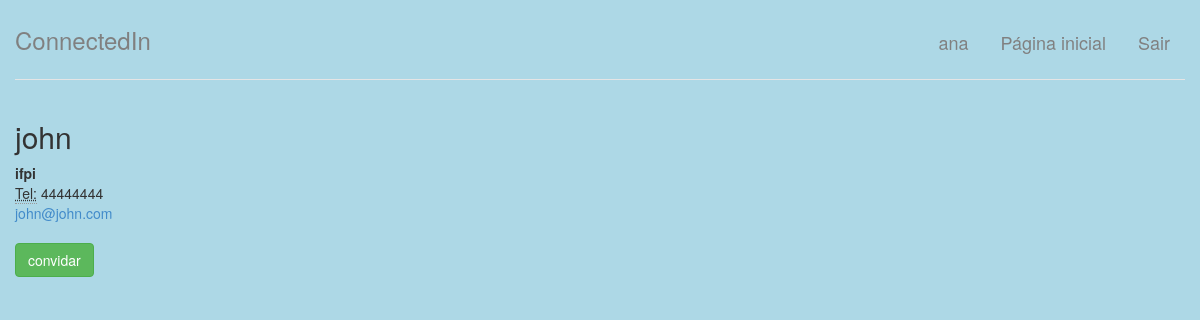
Page /perfil/1 (signed in) on the earlier database version.
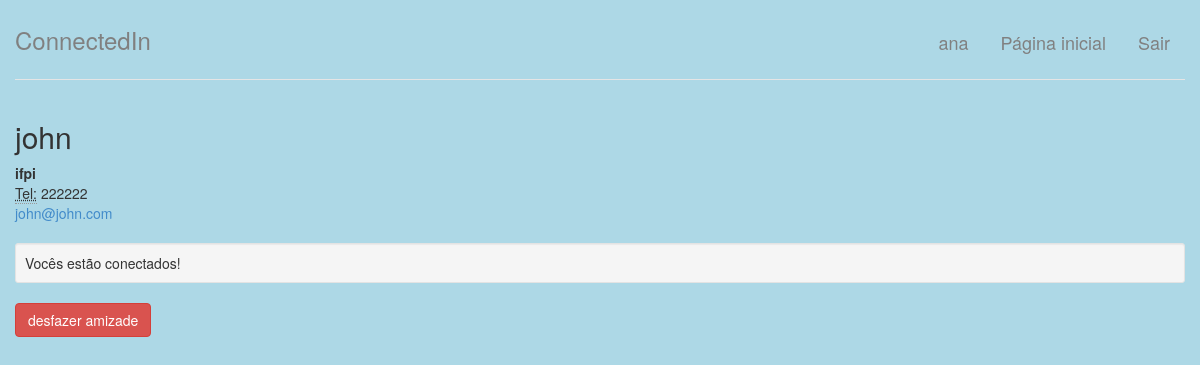
Same page on the later database version.
### perfis/models.py (models this page shows, shortened)
class Perfil(models.Model):
    nome = models.CharField(max_length=255, null=False)
    telefone = models.CharField(max_length=15, null=False)
    nome_empresa = models.CharField(max_length=255, null=False)
    contatos = models.ManyToManyField('self')
    usuario_id = models.OneToOneField(User, related_name='perfil',
                                   on_delete=models.CASCADE)
    @property
    def email(self):
        return self.usuario_id.email

### perfis/views.py (the view)
# urls.py: path('perfil/<int:perfil_id>', views.exibir, name='exibir'),
@login_required
def exibir(request, perfil_id):
    perfil = Perfil.objects.get(id=perfil_id)
    perfil_logado = get_perfil_logado(request)
    ja_eh_contato = perfil in perfil_logado.contatos.all()
    return render(request, 'perfil.html',
                  {'perfil': perfil,
                   'perfil_logado': get_perfil_logado(request),
                   'ja_eh_contato': ja_eh_contato})

### perfis/views.py (called while the page is built)
@login_required
def get_perfil_logado(request):
    return request.user.perfil

### perfis/templates/perfil.html
{% extends "base.html" %}
{% block body %}
<div class="row">
    <div class="col-lg-12">
        <h2 style="margin-top:0">{{perfil.nome}}</h2>
        <address>
            <strong>{{perfil.nome_empresa}}</strong><br/>
            <abbr title="Telefone">Tel:</abbr> {{perfil.telefone}}<br/>
            <a href="mailto:{{perfil.email}}">{{perfil.email}}</a>
        </address>
        {% if ja_eh_contato %}
            <div class="well well-sm">Vocês estão conectados!</div>
            <a href="{% url 'desfazer_amizade' perfil.id %}" class="btn btn-danger poll-right"
               onclick="return confirm('Deseja excluir este contato?');">desfazer amizade</a>
        {% else %}
            {% if perfil == perfil_logado %}
                <a href="#"
                    class="btn btn-success" role="button">alterar senha</a>
            {% else %}
                <a href="{% url 'convidar' perfil.id %}"
                    class="btn btn-success" role="button">convidar</a>
            {% endif %}
        {% endif %}
    </div>
</div>
{% endblock %}

Differences in the rows shown:
changed Perfil "john": telefone "44444444" → "222222"
Other differences:
text no longer shown: "convidar"
text now shown: "Vocês estão conectados! desfazer amizade"
